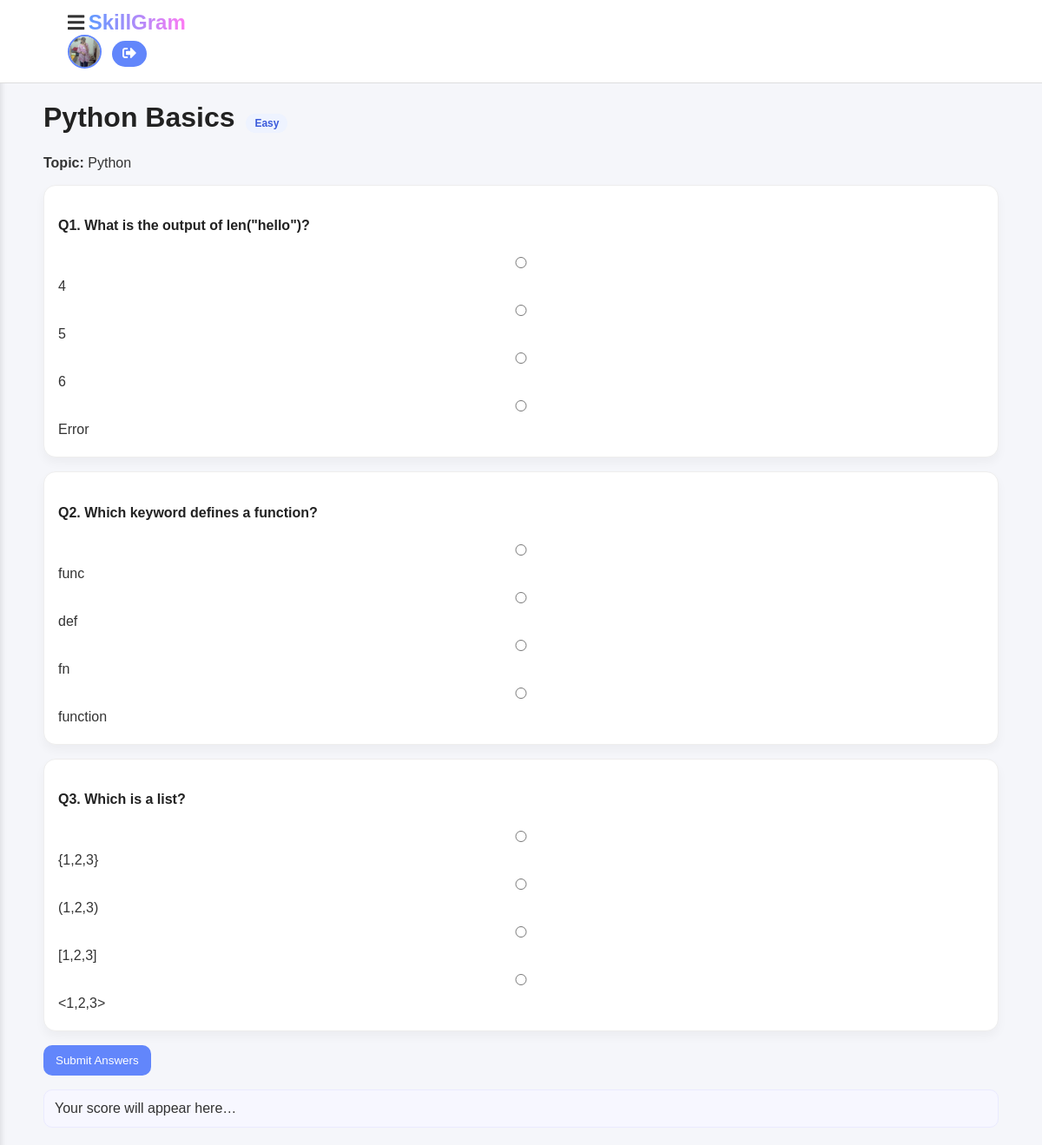
/problems.php?id=13 (signed in), run on the app's committed database.
### tables this page shows
CREATE TABLE IF NOT EXISTS `users` (
  `id` int NOT NULL AUTO_INCREMENT,
  `name` varchar(100) NOT NULL,
  `email` varchar(100) NOT NULL,
  `password` varchar(255) NOT NULL,
  `created_at` timestamp NULL DEFAULT CURRENT_TIMESTAMP,
  `profile_pic` varchar(255) DEFAULT 'default.jpg',
  `bio` varchar(255) DEFAULT 0xF09F8CB8204254656368204353452053747564656E74207C20F09F9A80204C6561726E696E672057656220446576207C20F09F92A12053686172696E67206461696C792070726F6772657373,
  `xp` int DEFAULT '0',
  `streak` int DEFAULT '0',
  `problems_solved` int DEFAULT '0',
  `last_login` date DEFAULT NULL,
  PRIMARY KEY (`id`),
  UNIQUE KEY `email` (`email`)
);

CREATE TABLE IF NOT EXISTS `quizzes` (
  `id` int UNSIGNED NOT NULL AUTO_INCREMENT,
  `title` varchar(200) NOT NULL,
  `topic` varchar(100) NOT NULL,
  `created_by` int DEFAULT NULL,
  `created_at` datetime DEFAULT CURRENT_TIMESTAMP,
  `difficulty` enum('Easy','Medium','Hard') NOT NULL DEFAULT 'Easy',
  PRIMARY KEY (`id`),
  KEY `idx_quizzes_creator` (`created_by`)
);

CREATE TABLE IF NOT EXISTS `quiz_questions` (
  `id` int UNSIGNED NOT NULL AUTO_INCREMENT,
  `quiz_id` int UNSIGNED NOT NULL,
  `question` text NOT NULL,
  `option_a` text NOT NULL,
  `option_b` text NOT NULL,
  `option_c` text NOT NULL,
  `option_d` text NOT NULL,
  `correct_option` enum('A','B','C','D') NOT NULL,
  PRIMARY KEY (`id`),
  KEY `idx_qq_quiz` (`quiz_id`)
);

### problems.php (the view, shortened to what this page needs)
<?php
include 'db.php';
$id = isset($_GET['id']) ? (int)$_GET['id'] : 0;
$force_type = $_GET['type'] ?? '';
$is_quiz = false;
$quiz = null; $coding = null;
if ($force_type === 'quiz') {
    $stmt = $conn->prepare("SELECT * FROM quizzes WHERE id=?");
    $stmt->bind_param('i', $id);
    $stmt->execute();
    $quiz = $stmt->get_result()->fetch_assoc();
    $stmt->close();
} elseif ($force_type === 'coding') {
    $stmt = $conn->prepare("SELECT * FROM coding_challenges WHERE id=?");
    $stmt->bind_param('i', $id);
    $stmt->execute();
    $coding = $stmt->get_result()->fetch_assoc();
    $stmt->close();
} else {
    $stmt = $conn->prepare("SELECT * FROM quizzes WHERE id=?");
    $stmt->bind_param('i', $id);
    $stmt->execute();
    $quiz = $stmt->get_result()->fetch_assoc();
}
if ($quiz) {
    $is_quiz = true;
    $stmt2 = $conn->prepare("SELECT * FROM quiz_questions WHERE quiz_id=?");
    $stmt2->bind_param('i', $id);
    $stmt2->execute();
    $questions = $stmt2->get_result()->fetch_all(MYSQLI_ASSOC);
}
?>
<!DOCTYPE html>
<html lang="en">
<head>
<link rel="stylesheet" href="css/style.css">
<link rel="stylesheet" href="https://cdnjs.cloudflare.com/ajax/libs/font-awesome/5.15.4/css/all.min.css">
</head>
<body>
<?php include 'navbar.php'; ?>
<main class="page">
<?php if($is_quiz): ?>
    <h1><?= htmlspecialchars($quiz['title']) ?> <span class="badge"><?= htmlspecialchars($quiz['difficulty']) ?></span></h1>
    <p><strong>Topic:</strong> <?= htmlspecialchars($quiz['topic']) ?></p>
    <form id="quizForm">
    <?php foreach($questions as $i => $q): ?>
      <div class="card">
        <h4>Q<?= $i+1 ?>. <?= htmlspecialchars($q['question']) ?></h4>
        <label><input type="radio" name="q<?= $q['id'] ?>" value="A"> <?= htmlspecialchars($q['option_a']) ?></label>
        <label><input type="radio" name="q<?= $q['id'] ?>" value="B"> <?= htmlspecialchars($q['option_b']) ?></label>
        <label><input type="radio" name="q<?= $q['id'] ?>" value="C"> <?= htmlspecialchars($q['option_c']) ?></label>
        <label><input type="radio" name="q<?= $q['id'] ?>" value="D"> <?= htmlspecialchars($q['option_d']) ?></label>
      </div>
    <?php endforeach; ?>
      <button class="btn" type="submit">Submit Answers</button>
    </form>
    <div id="result" class="result">Your score will appear here…</div>
<?php endif; ?>
</main>
</body>
</html>

### navbar.php (shortened to what this page needs)
<?php
include 'db.php';
$user_id = $_SESSION['user_id'];
$stmt = $conn->prepare("SELECT name, profile_pic FROM users WHERE id=?");
$stmt->bind_param("i", $user_id);
$stmt->execute();
$stmt->bind_result($user_name, $user_pic);
?>
<header>
    <nav class="navbar">
        <div class="container">
            <b class="menu-toggle" onclick="toggleSidebar()"><i class="fas fa-bars"></i></b>
            <b style="font-size:24px;" class="gradient-text">SkillGram</b>
            <div class="nav-right">
                <a href="profile.php">
                    <img src="uploads/<?php echo htmlspecialchars($user_pic ?: 'default.png'); ?>"
                         alt="User Avatar" class="avatar">
                </a>
                <a href="logout.php" class="logout-btn"><i class="fas fa-sign-out-alt"></i></a>
            </div>
        </div>
    </nav>
</header>

### css/style.css (style rules this page uses)
body { font-family: 'Poppins', sans-serif; background: linear-gradient(135deg, #f5f7fa, #c3cfe2); margin: 0; padding: 0; color: #333; }
.container { width: 90%; max-width: 1200px; margin: auto; }
h1, h2, h3, h4 { font-weight: 600; color: #222; }
.navbar { background: #fff; padding: 12px 20px; display: flex; justify-content: space-between; align-items: center; border-bottom: 1px solid #ddd; position: sticky; top: 0; z-index: 1000; }
.gradient-text { background: linear-gradient(to right, #5f9aff, #6286fbff); background-clip: text; -webkit-text-fill-color: transparent; font-weight: bold; }
.avatar { width: 35px; height: 35px; border-radius: 50%; border: 2px solid #6286fbff; }
.logout-btn { background: #6286fbff; color: #fff !important; padding: 6px 12px; border-radius: 20px; transition: background 0.3s; }
.menu-toggle { cursor: pointer; font-size: 22px; }
.card { background: #fff; border-radius: 10px; box-shadow: 0 4px 10px rgba(0,0,0,0.05); padding: 20px; margin-bottom: 20px; }
.btn { display: inline-block; padding: 8px 14px; border-radius: 6px; background: #6286fbff; color: #fff; text-decoration: none; transition: 0.3s; }
.badge { display: inline-block; padding: 8px 12px; border-radius: 20px; background: #e0e7ff; color: #333; font-size: 14px; margin: 4px; }
form input, form textarea, form select { width: 100%; padding: 10px; border: 1px solid #ddd; border-radius: 6px; margin-bottom: 12px; }
form button { background: #6286fbff; color: #fff; border: none; padding: 10px 16px; border-radius: 6px; cursor: pointer; }

### problems.php (style rules this page uses)
body { font-family:'Poppins',sans-serif;background:#f5f6fa;margin:0;padding:0; }
.page { max-width:1100px;margin:20px auto;padding:0 16px; }
.card { background:#fff;border:1px solid #eee;border-radius:14px;padding:16px;box-shadow:0 6px 12px rgba(0,0,0,.04);margin-bottom:16px; }
.btn { background:#6286fb;color:#fff;border:none;padding:10px 14px;border-radius:10px;cursor:pointer; }
.badge { background:#eef3ff;color:#3b5bdb;padding:4px 10px;border-radius:999px;font-size:12px; }
.result { white-space:pre-wrap;background:#f7f7ff;border-radius:10px;padding:12px;border:1px solid #eaeaff;margin-top:16px; }
label { display:block;margin-bottom:6px; }
textarea,input,select { width:100%;padding:8px;margin:6px 0;border:1px solid #ddd;border-radius:8px;font-family:monospace; }

### navbar.php (style rules this page uses)
.navbar { background: #fff; padding: 12px 20px; display: flex; justify-content: space-between; align-items: center; border-bottom: 1px solid #ddd; position: sticky; top: 0; z-index: 1000; }
.gradient-text { font-size: 30px; font-weight: bold; background: linear-gradient(to right, #5f9aff, #fe7bf3); background-clip: text; -webkit-text-fill-color: transparent; }
.nav-right { display: flex; align-items: center; gap: 12px; }
.avatar { width: 35px; height: 35px; border-radius: 50%; border: 2px solid #6286fbff; }
.logout-btn { background: #6286fbff; color: #fff !important; padding: 6px 12px; border-radius: 20px; transition: background 0.3s; }
.menu-toggle { cursor: pointer; font-size: 22px; }

### data on the page
users: profile_pic (picture)
quizzes: title "Python Basics", difficulty "Easy", topic "Python"
quiz_questions: question "What is the output of len(\"hello\")?", option_a "4", option_b "5", option_c "6", option_d "Error"
quiz_questions: question "Which keyword defines a function?", option_a "func", option_b "def", option_c "fn", option_d "function"
quiz_questions: question "Which is a list?", option_a "{1,2,3}", option_b "(1,2,3)", option_c "[1,2,3]", option_d "<1,2,3>"
